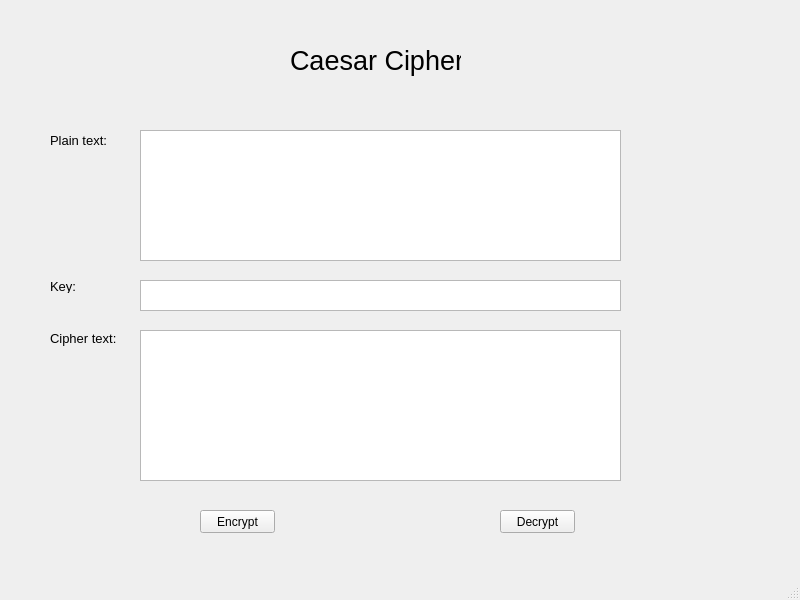
<?xml version="1.0" encoding="UTF-8"?>
<ui version="4.0">
 <class>MainWindow</class>
 <widget class="QMainWindow" name="MainWindow">
  <property name="geometry">
   <rect>
    <x>0</x>
    <y>0</y>
    <width>800</width>
    <height>600</height>
   </rect>
  </property>
  <property name="windowTitle">
   <string>MainWindow</string>
  </property>
  <widget class="QWidget" name="centralwidget">
   <widget class="QLabel" name="CaesarCipher_lbl">
    <property name="geometry">
     <rect>
      <x>290</x>
      <y>40</y>
      <width>171</width>
      <height>41</height>
     </rect>
    </property>
    <property name="minimumSize">
     <size>
      <width>0</width>
      <height>0</height>
     </size>
    </property>
    <property name="font">
     <font>
      <pointsize>20</pointsize>
     </font>
    </property>
    <property name="text">
     <string>Caesar Cipher</string>
    </property>
   </widget>
   <widget class="QLabel" name="PlainText_lbl">
    <property name="geometry">
     <rect>
      <x>50</x>
      <y>130</y>
      <width>61</width>
      <height>21</height>
     </rect>
    </property>
    <property name="font">
     <font>
      <pointsize>10</pointsize>
     </font>
    </property>
    <property name="text">
     <string>Plain text:</string>
    </property>
   </widget>
   <widget class="QTextEdit" name="Cipher_txt">
    <property name="geometry">
     <rect>
      <x>140</x>
      <y>330</y>
      <width>481</width>
      <height>151</height>
     </rect>
    </property>
   </widget>
   <widget class="QLabel" name="Key_lbl">
    <property name="geometry">
     <rect>
      <x>50</x>
      <y>280</y>
      <width>47</width>
      <height>13</height>
     </rect>
    </property>
    <property name="font">
     <font>
      <pointsize>10</pointsize>
     </font>
    </property>
    <property name="text">
     <string>Key:</string>
    </property>
   </widget>
   <widget class="QTextEdit" name="Key_txt">
    <property name="geometry">
     <rect>
      <x>140</x>
      <y>280</y>
      <width>481</width>
      <height>31</height>
     </rect>
    </property>
   </widget>
   <widget class="QPlainTextEdit" name="Plain_txt">
    <property name="geometry">
     <rect>
      <x>140</x>
      <y>130</y>
      <width>481</width>
      <height>131</height>
     </rect>
    </property>
   </widget>
   <widget class="QLabel" name="CipherText_lbl">
    <property name="geometry">
     <rect>
      <x>50</x>
      <y>330</y>
      <width>71</width>
      <height>16</height>
     </rect>
    </property>
    <property name="font">
     <font>
      <pointsize>10</pointsize>
     </font>
    </property>
    <property name="text">
     <string>Cipher text:</string>
    </property>
   </widget>
   <widget class="QPushButton" name="Encrypt_btn">
    <property name="geometry">
     <rect>
      <x>200</x>
      <y>510</y>
      <width>75</width>
      <height>23</height>
     </rect>
    </property>
    <property name="text">
     <string>Encrypt</string>
    </property>
   </widget>
   <widget class="QPushButton" name="Decrypt_btn">
    <property name="geometry">
     <rect>
      <x>500</x>
      <y>510</y>
      <width>75</width>
      <height>23</height>
     </rect>
    </property>
    <property name="text">
     <string>Decrypt</string>
    </property>
   </widget>
  </widget>
  <widget class="QMenuBar" name="menubar">
   <property name="geometry">
    <rect>
     <x>0</x>
     <y>0</y>
     <width>800</width>
     <height>21</height>
    </rect>
   </property>
  </widget>
  <widget class="QStatusBar" name="statusbar"/>
 </widget>
 <resources/>
 <connections/>
</ui>
